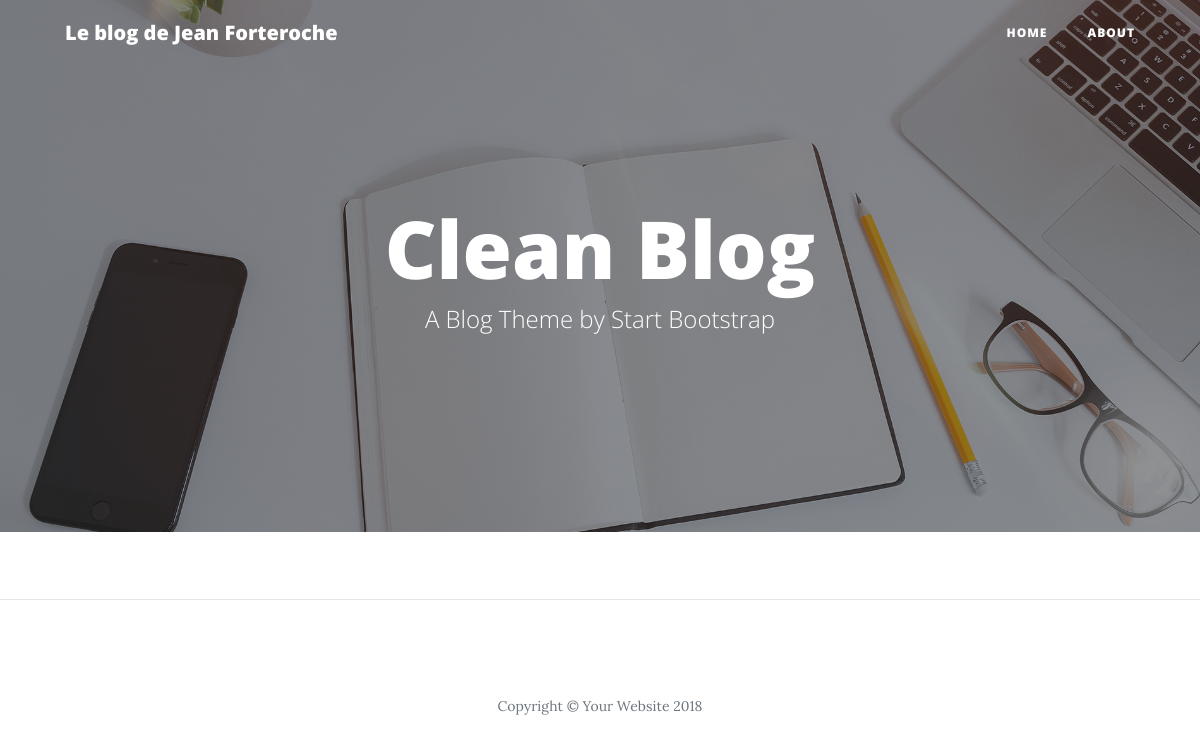
Before: / with the older database file.
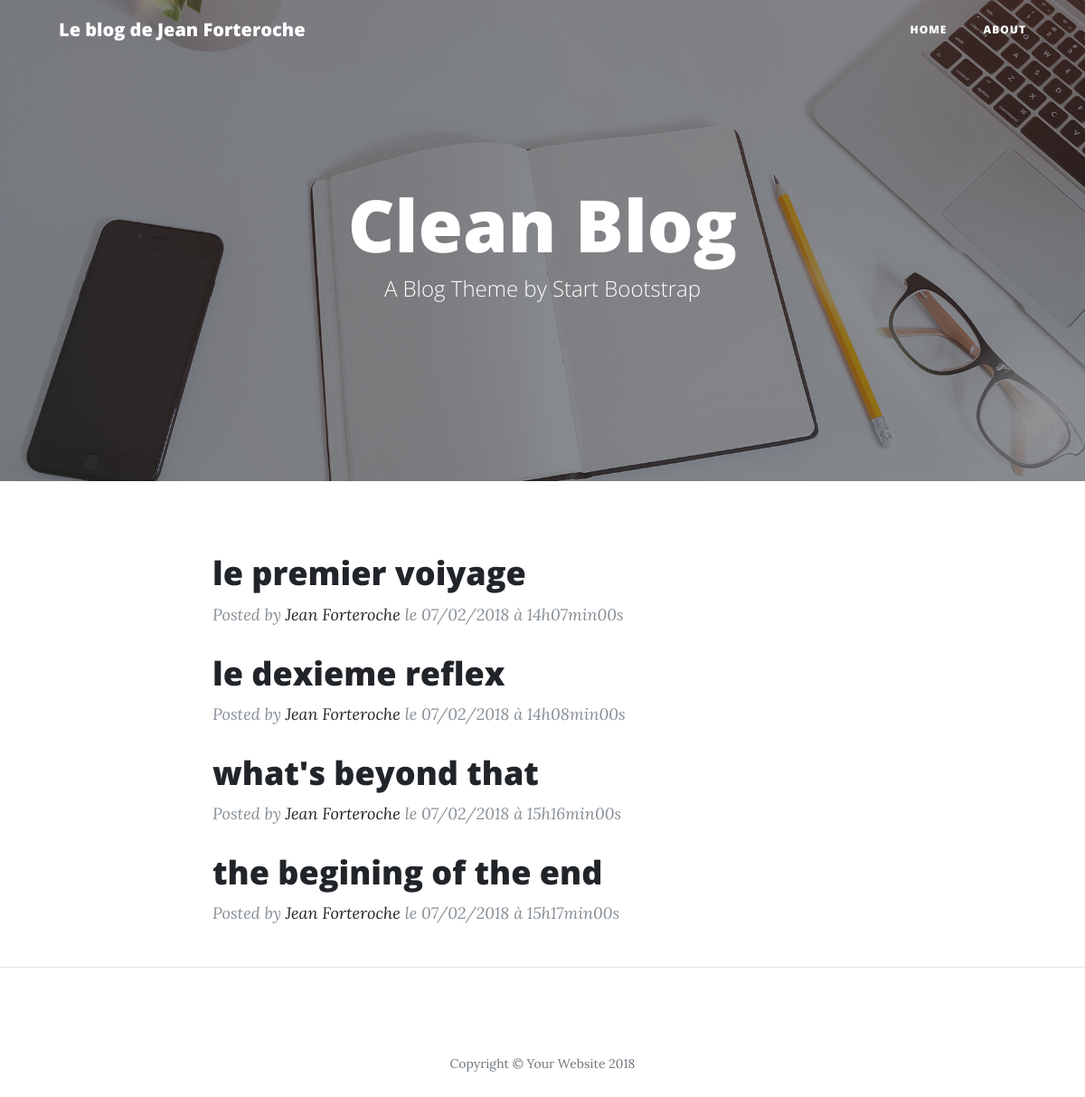
After: the same page with the newer database file.
### tables this page shows
CREATE TABLE IF NOT EXISTS `chapters` (
  `id` int(11) NOT NULL AUTO_INCREMENT,
  `title` varchar(255) NOT NULL,
  `content` text NOT NULL,
  `creation_date` datetime NOT NULL,
  PRIMARY KEY (`id`)
);

### controller/controller.php (called while the page is built, shortened)
<?php
require('model/model.php');
function listChapters()
{
    $req = getChapters();
    require('view/indexView.php');
}

### model/model.php (called while the page is built, shortened)
<?php
function dbConnect()
{
	try
	{
		$db = new PDO('mysql:host=localhost;dbname=project_8;charset=utf8', 'root', '');
		return $db;
	}
	catch(Exception $e)
	{
	    die('Erreur : '.$e->getMessage());
	}
}
function getChapters()
{
	$db = dbConnect();
	$req = $db->query('SELECT id, title, content, DATE_FORMAT(creation_date, \'%d/%m/%Y à %Hh%imin%ss\') AS creation_date_fr FROM chapters ORDER BY creation_date');
	return $req;
}
?>

### view/indexView.php (the view, shortened to what this page needs)
    <nav class="navbar navbar-expand-lg navbar-light fixed-top" id="mainNav">
      <div class="container">
        <a class="navbar-brand" href="show.php">Le blog de Jean Forteroche</a>
        <div class="collapse navbar-collapse" id="navbarResponsive">
          <ul class="navbar-nav ml-auto">
            <li class="nav-item">
              <a class="nav-link" href="index.php">Home</a>
            </li>
            <li class="nav-item">
              <a class="nav-link" href="about.html">About</a>
            </li>
          </ul>
        </div>
      </div>
    </nav>
    <header class="masthead" style="background-image: url('public/img/home-bg.jpg')">
      <div class="overlay"></div>
      <div class="container">
        <div class="row">
          <div class="col-lg-8 col-md-10 mx-auto">
            <div class="site-heading">
              <h1>Clean Blog</h1>
              <span class="subheading">A Blog Theme by Start Bootstrap</span>
            </div>
          </div>
        </div>
      </div>
    </header>
    <div class="container">
      <div class="row">
        <div class="col-lg-8 col-md-10 mx-auto">
<?php
while ($data = $req->fetch())
{
?>
          <div class="post-preview">
            <a href="index.php?action=listPosts&amp;id=<?= $data['id']; ?>">
              <h2 class="post-title">
                <?= htmlspecialchars($data['title']); ?>
              </h2>
            </a>
            <p class="post-meta">Posted by
              <a href="#">Jean Forteroche</a>
              le <?= $data['creation_date_fr']; ?></p>
          </div>
         <?php
}
?>
</div>
      </div>
    </div>
    <hr>
    <footer>
      <div class="container">
        <div class="row">
          <div class="col-lg-8 col-md-10 mx-auto">
            <p class="copyright text-muted">Copyright &copy; Your Website 2018</p>
          </div>
        </div>
      </div>
    </footer>
<?php $content = ob_get_clean(); ?>
<?php require('template.php'); ?>

### index.php
<?php
require('controller/controller.php');
if (isset($_GET['action'])) {
    if ($_GET['action'] == 'listChapters') {
        listChapters();
    }
    elseif ($_GET['action'] == 'listPosts') {
        if (isset($_GET['id']) && $_GET['id'] > 0) {
            listPosts();
        }
        else {
            echo 'Erreur : aucun identifiant de billet envoyé';
        }
    }
}
else {
    listChapters();
}

### view/template.php (shortened to what this page needs)
<!DOCTYPE html>
<html lang="fr">
  <head>
    <link href="vendor/bootstrap/css/bootstrap.min.css" rel="stylesheet">
    <link href="vendor/font-awesome/css/font-awesome.min.css" rel="stylesheet" type="text/css">
    <link href="public/css/clean-blog.min.css" rel="stylesheet">
  </head>
  <body>
          <?= $content ?>
  </body>
</html>

Changed rows visible on the page:
added chapters: title "le premier voiyage", creation_date_fr "07/02/2018 à 14h07min00s"
added chapters: title "le dexieme reflex", creation_date_fr "07/02/2018 à 14h08min00s"
added chapters: title "what's beyond that", creation_date_fr "07/02/2018 à 15h16min00s"
added chapters: title "the begining of the end", creation_date_fr "07/02/2018 à 15h17min00s"
